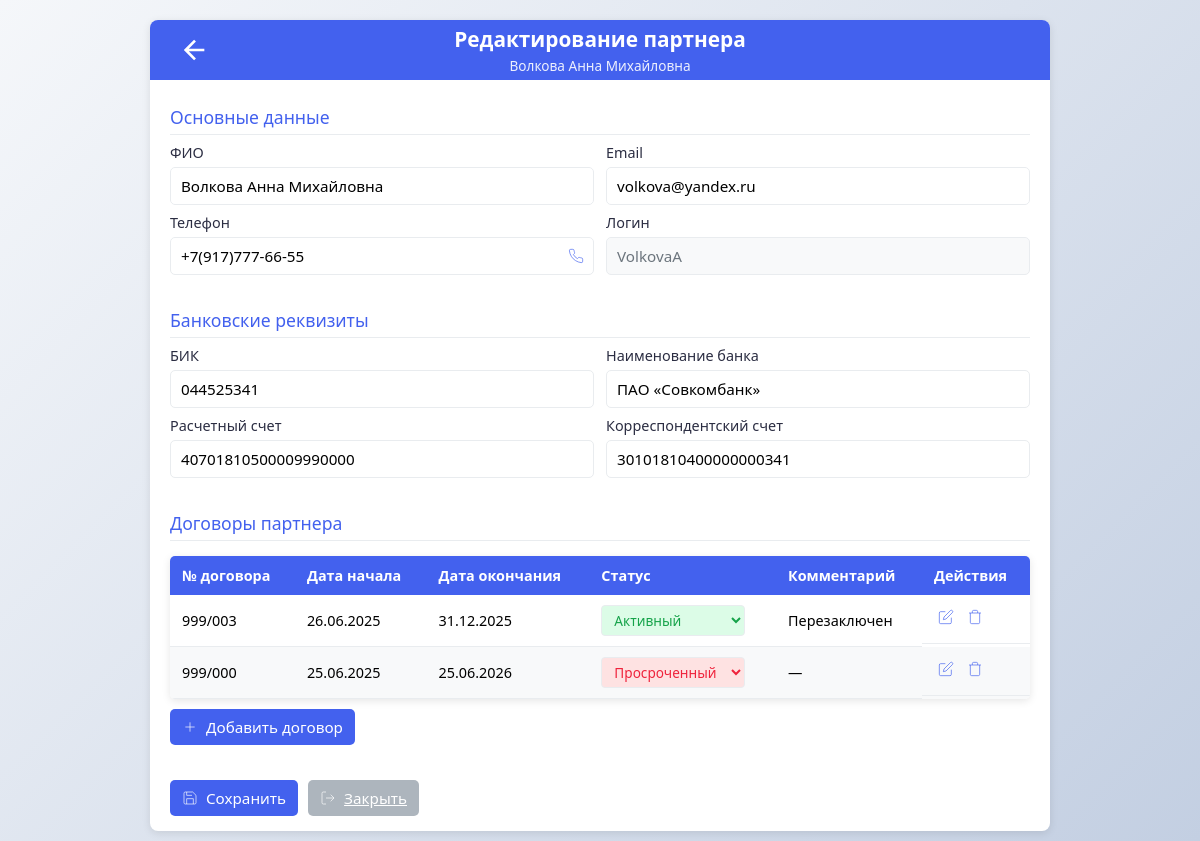
The app's page /admin/partner-edit.php?id=10 (signed in) with its own data.
### tables this page shows
CREATE TABLE `users` (
  `id` bigint UNSIGNED NOT NULL,
  `is_admin` tinyint(1) NOT NULL COMMENT 'яваляется ли администратором',
  `login` varchar(50) NOT NULL,
  `email` varchar(50) NOT NULL COMMENT 'Электронная почта',
  `pass` varchar(255) NOT NULL,
  `is_hashed` tinyint(1) NOT NULL COMMENT 'Зашифрован ли пароль',
  `name` varchar(100) NOT NULL COMMENT 'ФИО пользователя',
  `inn` varchar(12) DEFAULT NULL COMMENT 'ИНН (ФЛ=12, ЮЛ=10)',
  `kpp` varchar(9) DEFAULT NULL COMMENT 'КПП организации (ЮЛ)',
  `director_name` varchar(50) NOT NULL COMMENT 'Имя директора (ЮЛ)',
  `birthday` date DEFAULT NULL COMMENT 'День рождения (ФЛ,ИП)',
  `document_details` varchar(255) NOT NULL COMMENT 'Реквизиты документа (ФЛ,ИП)',
  `ogrn` varchar(13) NOT NULL COMMENT 'ОГРН (ЮЛ)',
  `ogrnip` varchar(15) NOT NULL COMMENT 'ОГРНИП (ИП)',
  `address` varchar(255) NOT NULL COMMENT 'Адрес регистрации',
  `dog_num` varchar(20) NOT NULL COMMENT 'Номер договора',
  `dog_beg_date` date NOT NULL COMMENT 'Дата договора начало',
  `dog_end_date` date NOT NULL COMMENT 'Дата договора конец',
  `phone` varchar(20) NOT NULL COMMENT 'Телефон',
  `tax_form` varchar(50) NOT NULL COMMENT 'Форма налогообложения ',
  `bank_name` varchar(200) NOT NULL COMMENT 'Имя банка',
  `bank_inn` varchar(10) NOT NULL COMMENT 'ИНН банка',
  `bank_bik` varchar(9) NOT NULL COMMENT 'БИК',
  `bank_ks` varchar(20) NOT NULL COMMENT 'к/с',
  `bank_rs` varchar(20) NOT NULL COMMENT 'р/с',
  `bank_verified` tinyint(1) NOT NULL COMMENT 'Банк есть в списках',
  `commission_percentage` int UNSIGNED NOT NULL COMMENT 'Комиссия, %',
  `status` int NOT NULL COMMENT '0-подана заявка, 1-разрешенние админом, 2- заблокирован админом.',
  `is_archived` tinyint(1) NOT NULL COMMENT 'в архиве',
  `archived_date` date DEFAULT NULL,
  `agent_status` tinyint(1) NOT NULL DEFAULT '0' COMMENT 'Статус партнера \r\n0-не определен\r\n1-Физическое лицо\r\n2-Индивидуальный предприниматель\r\n3-Юридическое лицо',
  `privacy_consent` tinyint(1) DEFAULT '0' COMMENT 'Согласие на обработку персональных данных',
  `privacy_consent_date` datetime DEFAULT CURRENT_TIMESTAMP COMMENT 'Дата время согласие на обработку персональных данных',
  `pass_tmp` varchar(50) NOT NULL COMMENT 'Временный пароль на этапе разработки'
);

CREATE TABLE `user_contracts` (
  `id` bigint UNSIGNED NOT NULL,
  `user_id` bigint UNSIGNED NOT NULL COMMENT 'id агента',
  `number` varchar(20) NOT NULL COMMENT 'Номер договора',
  `start_date` date NOT NULL COMMENT 'Начало договора',
  `end_date` date NOT NULL COMMENT 'Конец договора',
  `status` tinyint(1) NOT NULL DEFAULT '0' COMMENT 'Статус договора 1-черновик, 2-активный, 3-просроченный, 4-прекращенный',
  `created_at` datetime DEFAULT CURRENT_TIMESTAMP COMMENT 'Дата создания договора',
  `updated_at` datetime DEFAULT CURRENT_TIMESTAMP ON UPDATE CURRENT_TIMESTAMP COMMENT 'Дата  договора',
  `is_archived` tinyint(1) DEFAULT '0',
  `comment` varchar(255) DEFAULT NULL COMMENT 'Коментарий к договору'
);

### admin/partner-edit.php (the view, shortened to what this page needs)
<?php
require_once __DIR__ . '/../includes/db_connect.php';
$partner_id = $_GET['id'] ?? 0;
$partner = null;
$contracts = [];
try {
    $stmt = $pdo->prepare("SELECT * FROM users WHERE id = ?");
    $stmt->execute([$partner_id]);
    $partner = $stmt->fetch();
    $stmt = $pdo->prepare("SELECT * FROM user_contracts WHERE user_id = ? ORDER BY start_date DESC");
    $stmt->execute([$partner_id]);
    $contracts = $stmt->fetchAll();
} catch (PDOException $e) {
    $error = "Ошибка базы данных: " . $e->getMessage();
} catch (Exception $e) {
    $error = $e->getMessage();
}
?>
<!DOCTYPE html>
<html lang="ru">
<head>
    <link rel="stylesheet" href="partner-edit.css">
</head>
<body>
    <div class="profile-wrapper">
        <div class="profile-header">
            <div class="header-left">
                <a href="partners.php" class="details-icon" title="Назад к списку партнеров">
                    <svg width="24" height="24" viewBox="0 0 24 24" fill="none" stroke="currentColor">
                        <path d="M19 12H5M12 19l-7-7 7-7"/>
                    </svg>
                </a>
            </div>
            <div class="header-center">
                <h1 class="profile-title">Редактирование партнера</h1>
                <p class="profile-subtitle"><?= htmlspecialchars($partner['name'] ?? '') ?></p>
            </div>
        </div>
        <div class="profile-body">
            <?php if ($partner): ?>
            <form method="post" class="profile-form" id="partnerForm">
                <div class="form-section">
                    <h3 class="section-title">Основные данные</h3>
                    <div class="form-row">
                        <div class="form-group">
                            <label class="form-label">ФИО</label>
                            <input type="text" name="name" class="form-control"
                                   value="<?= htmlspecialchars($partner['name']) ?>" required>
                        </div>
                        <div class="form-group">
                            <label class="form-label">Email</label>
                            <input type="email" name="email" class="form-control"
                                   value="<?= htmlspecialchars($partner['email']) ?>" required>
                        </div>
                    </div>
                    <div class="form-row">
                        <div class="form-group">
                            <label class="form-label">Телефон</label>
                            <div class="phone-input-container">
                                <input type="tel" name="phone" class="form-control"
                                       value="<?= htmlspecialchars($partner['phone']) ?>">
                                <?php if (!empty($partner['phone'])): ?>
                                <a href="tel:<?= htmlspecialchars(preg_replace('/[^0-9+]/', '', $partner['phone'])) ?>" class="phone-call">
                                </a>
                                <?php endif; ?>
                            </div>
                        </div>
                        <div class="form-group">
                            <label class="form-label">Логин</label>
                            <input type="text" class="form-control readonly-field"
                                   value="<?= htmlspecialchars($partner['login']) ?>" readonly>
                        </div>
                    </div>
                </div>
                <div class="form-section">
                    <h3 class="section-title">Банковские реквизиты</h3>
                    <div class="form-row">
                        <div class="form-group">
                            <label class="form-label">БИК</label>
                            <input type="text" name="bank_bik" class="form-control"
                                   value="<?= htmlspecialchars($partner['bank_bik']) ?>">
                        </div>
                        <div class="form-group">
                            <label class="form-label">Наименование банка</label>
                            <input type="text" name="bank_name" class="form-control"
                                   value="<?= htmlspecialchars($partner['bank_name']) ?>">
                        </div>
                    </div>
                    <div class="form-row">
                        <div class="form-group">
                            <label class="form-label">Расчетный счет</label>
                            <input type="text" name="bank_rs" class="form-control"
                                   value="<?= htmlspecialchars($partner['bank_rs']) ?>">
                        </div>
                        <div class="form-group">
                            <label class="form-label">Корреспондентский счет</label>
                            <input type="text" name="bank_ks" class="form-control"
                                   value="<?= htmlspecialchars($partner['bank_ks']) ?>">
                        </div>
                    </div>
                </div>
                <div class="form-section">
                    <h3 class="section-title">Договоры партнера</h3>
                    <?php if (!empty($contracts)): ?>
                    <table class="contracts-table">
                        <thead>
                            <tr>
                                <th>№ договора</th>
                                <th>Дата начала</th>
                                <th>Дата окончания</th>
                                <th>Статус</th>
                                <th>Комментарий</th>
                                <th>Действия</th>
                            </tr>
                        </thead>
                        <tbody>
                            <?php foreach ($contracts as $contract):
                                $isExpired = strtotime($contract['end_date']) < time();
                            ?>
                            <tr>
                                <td><?= htmlspecialchars($contract['number']) ?></td>
                                <td><?= date('d.m.Y', strtotime($contract['start_date'])) ?></td>
                                <td <?= $isExpired ? 'style="color: var(--danger); font-weight: bold;"' : '' ?>>
                                    <?= date('d.m.Y', strtotime($contract['end_date'])) ?>
                                </td>
                                <td>
                                    <form method="post" class="status-form">
                                        <select name="status" onchange="this.form.submit()" class="status-select status-<?= $contract['status'] ?>">
                                            <option value="2" <?= $contract['status'] == 2 ? 'selected' : '' ?>>Активный</option>
                                            <option value="3" <?= $contract['status'] == 3 ? 'selected' : '' ?>>Просроченный</option>
                                        </select>
                                    </form>
                                </td>
                                <td><?= htmlspecialchars($contract['comment'] ?? '—') ?></td>
                                <td class="contract-actions">
                                    <button type="button" class="contract-btn edit-contract-btn"
                                            data-id="<?= $contract['id'] ?>"
                                            data-number="<?= htmlspecialchars($contract['number']) ?>"
                                            data-start_date="<?= date('Y-m-d', strtotime($contract['start_date'])) ?>"
                                            data-end_date="<?= date('Y-m-d', strtotime($contract['end_date'])) ?>"
                                            data-status="<?= $contract['status'] ?>"
                                            data-comment="<?= htmlspecialchars($contract['comment'] ?? '') ?>">
                                        <svg width="16" height="16" viewBox="0 0 24 24" fill="none" stroke="currentColor">
                                            <path d="M11 4H4a2 2 0 0 0-2 2v14a2 2 0 0 0 2 2h14a2 2 0 0 0 2-2v-7"></path>
                                            <path d="M18.5 2.5a2.121 2.121 0 0 1 3 3L12 15l-4 1 1-4 9.5-9.5z"></path>
                                        </svg>
                                    </button>
                                    <form method="post" style="display:inline;">
                                        <button type="submit" class="contract-btn" onclick="return confirm('Вы уверены, что хотите удалить этот договор?')">
                                            <svg width="16" height="16" viewBox="0 0 24 24" fill="none" stroke="currentColor">
                                                <path d="M3 6h18M19 6v14a2 2 0 0 1-2 2H7a2 2 0 0 1-2-2V6m3 0V4a2 2 0 0 1 2-2h4a2 2 0 0 1 2 2v2"></path>
                                            </svg>
                                        </button>
                                    </form>
                                </td>
                            </tr>
                            <?php endforeach; ?>
                        </tbody>
                    </table>
                    <?php else: ?>
                        <p>Договоры не найдены</p>
                    <?php endif; ?>
                    <button type="button" class="btn btn-primary add-contract-btn" id="addContractBtn">
                        <svg width="16" height="16" viewBox="0 0 24 24" fill="none" stroke="currentColor" style="margin-right: 8px;">
                            <line x1="12" y1="5" x2="12" y2="19"></line>
                            <line x1="5" y1="12" x2="19" y2="12"></line>
                        </svg>
                        Добавить договор
                    </button>
                </div>
                <div class="form-actions">
                    <button type="submit" class="btn btn-primary">
                        <svg width="20" height="20" viewBox="0 0 24 24" fill="none" stroke="currentColor" style="margin-right: 8px;">
                            <path d="M19 21H5a2 2 0 0 1-2-2V5a2 2 0 0 1 2-2h11l5 5v11a2 2 0 0 1-2 2z"></path>
                            <polyline points="17 21 17 13 7 13 7 21"></polyline>
                            <polyline points="7 3 7 8 15 8"></polyline>
                        </svg>
                        Сохранить
                    </button>
                    <a href="partners.php" class="btn btn-secondary" id="closeButton">
                        <svg width="20" height="20" viewBox="0 0 24 24" fill="none" stroke="currentColor" style="margin-right: 8px;">
                            <path d="M9 21H5a2 2 0 0 1-2-2V5a2 2 0 0 1 2-2h4"></path>
                            <polyline points="16 17 21 12 16 7"></polyline>
                            <line x1="21" y1="12" x2="9" y2="12"></line>
                        </svg>
                        Закрыть
                    </a>
                </div>
            </form>
            <?php endif; ?>
        </div>
    </div>
</body>
</html>

### records on screen
users: name "Волкова Анна Михайловна", email "volkova@yandex.ru", phone "+7(917)777-66-55", login "VolkovaA", bank_bik "044525341", bank_name "ПАО «Совкомбанк»", bank_rs "40701810500009990000", bank_ks "30101810400000000341"
user_contracts: number "999/003", start_date "26.06.2025", end_date "31.12.2025", status "Активный", comment "Перезаключен"
user_contracts: number "999/000", start_date "25.06.2025", end_date "25.06.2026", status "Просроченный", comment "—"
